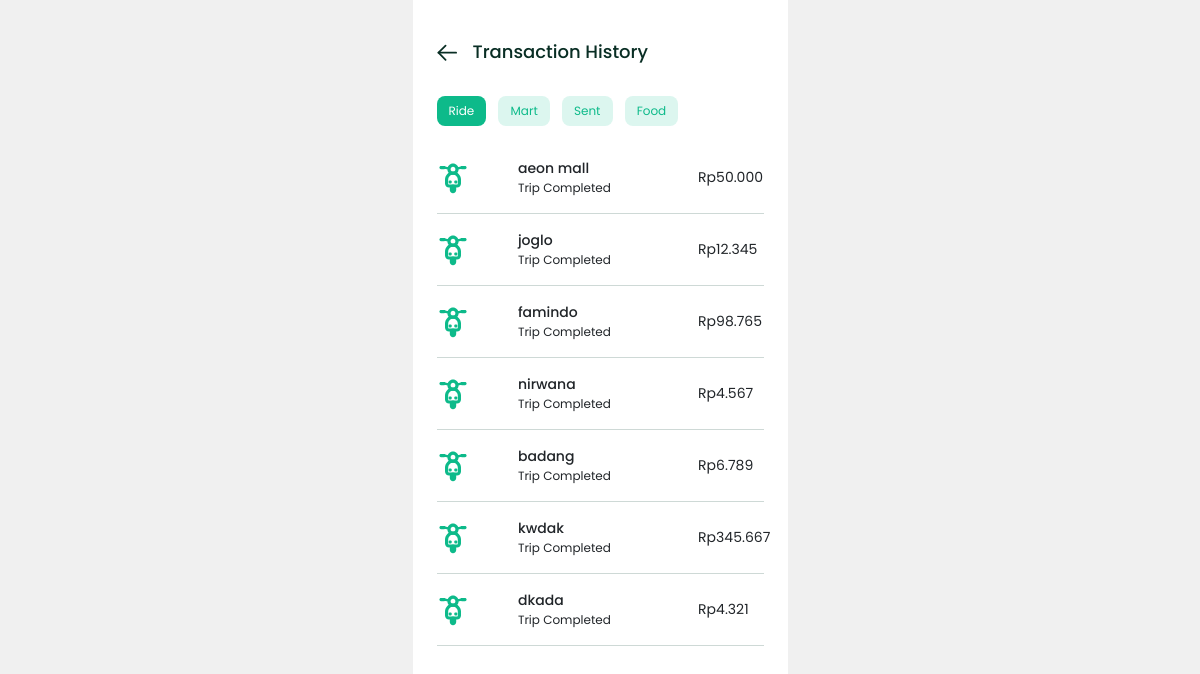
Page /customer/pages/history.php?history=ride (signed in) on the committed database.
### tables this page shows
CREATE TABLE `order_driver` (
  `order_driverid` char(5) NOT NULL,
  `driver_id` char(5) DEFAULT NULL,
  `customer_id` char(5) DEFAULT NULL,
  `destination` varchar(100) DEFAULT NULL,
  `source` varchar(100) DEFAULT NULL,
  `transaction_date` date DEFAULT NULL,
  `total` int(11) NOT NULL
);

### customer/pages/historyRide.php (the view, shortened to what this page needs)
<?php
    $customer_id = $_SESSION["customer_id"];
    include('../../Database/connection.php');
?>
<!DOCTYPE html>
<html lang="en">
<body>
    <?php
    $sql = "select * from order_driver where customer_id = '$customer_id' limit 0, 7";
    $res = mysqli_query($conn, $sql);
    while($row = mysqli_fetch_assoc($res)):
    ?>
    <div class="wrap-content">
        <div class="mid">
            <div class="title">
                <p><?= $row["destination"] ?></p>
            </div>
            <div class="desc">
                <p>Trip Completed</p>
            </div>
        </div>
        <div class="right">
            <p>Rp<?= number_format($row["total"],0,',','.') ?></p>
        </div>
    </div>
    <?php endwhile; ?>
</body>
</html>

### customer/style/history.css (style rules this page uses)
:root { --primary: #0dba8a; --text-white: #ffffff; --text-black: #092e24; --bg-grey: #f0f0f0; --bg-secondary: #dcf6ef; }
body { margin: 0; padding: 0; }
.wrap-content { display: flex; align-items: center; justify-content: space-between; font-family: 'poppins'; padding-bottom: 1rem; padding-top: 1rem; border-bottom: 1px solid rgba(12, 67, 52, 0.20);; }
.wrap-content .mid { width: 40%; }
.wrap-content .mid .title p { margin-bottom: 0; font-weight: 500; font-size: .875rem; }
.wrap-content .mid .desc p { margin-bottom: 0; font-size: .75rem; }
.wrap-content .right { width: 20%; }
.wrap-content .right p { margin-bottom: 0; font-size: .875rem; }

### rows in the picture
order_driver: destination "aeon mall", total "50.000"
order_driver: destination "joglo", total "12.345"
order_driver: destination "famindo", total "98.765"
order_driver: destination "nirwana", total "4.567"
order_driver: destination "badang", total "6.789"
order_driver: destination "kwdak", total "345.667"
order_driver: destination "dkada", total "4.321"
